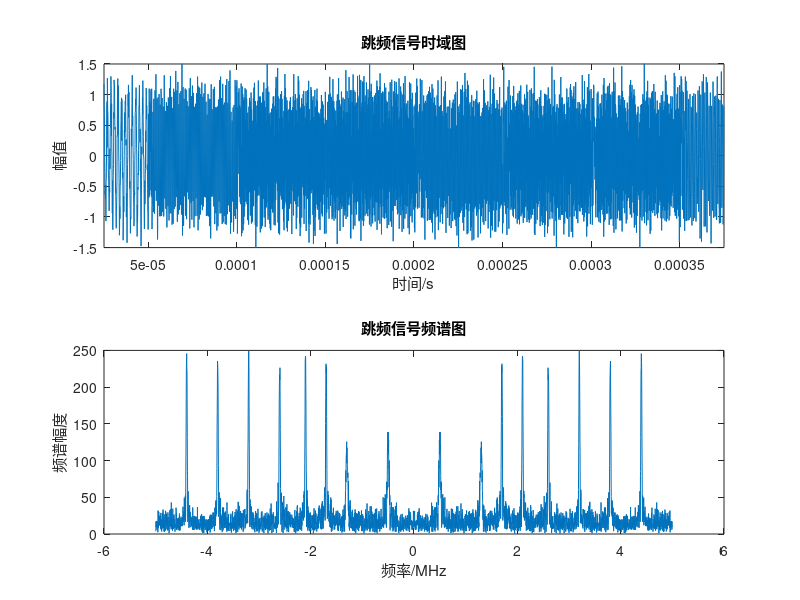

MATLAB code to generate this figure: (Note: this script raises an error after producing the figure.)
%跳频信号产生图示
%作为paper信号采用。主要采用该模块产生的信号图示
clear all;
clc;
 
fs=1e7;
ts=1/fs;
deltaf=4e4;
f=[0.5e6 1.7e6 3.2e6 4.4e6 2.1e6 3.8e6 2.6e6 1.3e6];
%  f=[3.04 3.12 3.20 3.08 3.24 3.28 3.16]*1e6;
% f=1e6*[45.0515 45.224 45.136 45.2548];
% fc=20e3;
fc=1e6;
fc1=1e6;
a=3e4;
Nh=8;        %跳数
th=50e-6;    %跳频周期
nsamp=th/ts; %跳频周期/采样周期=500
t=[ts:ts:Nh*nsamp*ts];
te=5e-6;
ns=te/ts; %50
NP=1;
p=0.6;
snr=10;
times=1;
sig=[];
%j=1  信号a持续ts*ns  j=2~10  信号c持续ts*ns,共9个   f(1)频率持续时间10*ts*ns=10*te = 0.5
%j=11 信号b持续ts*ns  j=12~20 信号c持续ts*ns,共9个   f(2)频率持续时间10*ts*ns=10*te = 0.5
%...
%j=71 信号b持续ts*ns  j=72~80 信号c持续ts*ns,共9个   f(8)频率持续时间10*ts*ns=10*te = 0.5
% 长度Nh*nsamp=8*500=80*ns=4000
for  j=1:80
    i=ceil(j/10);
    if j==1
       t=ts:ts:j*ns*ts;
       sig1=cos(2*pi*(f(i)+a*exp(-fc*t).*sin(2*pi*fc1*t)).*t);   %信号a
    elseif j==10*(i-1)+1
        t=(j*ns+1)*ts:ts:(j+1)*ns*ts;
        sig1=cos(2*pi*(f(i)+a*exp(-fc*(t-j*ns*ts)).*sin(2*pi*fc1*(t-j*ns*ts))).*t);%信号b
    else
        t=(j*ns+1)*ts:ts:(j+1)*ns*ts;
        sig1=cos(2*pi*f(i)*t);%信号c
    end
    sig=[sig sig1];
end
aaa = sig;
save cc.txt
%取出部分数据,并加10db噪声
sig=sig(251:3750);
sig=awgn(sig,snr,'measured');
figure(1);
subplot(211);
t=251*ts:ts:(Nh*nsamp-250)*ts;   %251-3500
plot(t,sig);
axis([251*ts,(Nh*nsamp-250)*ts -1.5,1.5]);  
 xlabel('时间/s');
 ylabel('幅值');
 title('跳频信号时域图');
 subplot(212);
 len=length(sig);
 F=[-fs/2:fs/len:fs/2-fs/len]/1e6;  %-fs/2:fs/2
 plot(F,abs(fftshift(fft(sig))));
 title('跳频信号频谱图');
 xlabel('频率/MHz');
 ylabel('频谱幅度');
 
 
 
 
 % % %%%%%%%%%%%短时傅里叶变化%%%%%%%%%%%%
sig=sig';
t=1:length(sig);
N=512;
%设置窗函数1
h1=window('hamming',255);
% h1=ones(501,1);
% h1=gausswin(511);
% 计算短时傅立叶变换
% sig=hilbert(sig);
[S,T,F]=tfrsp(sig,t,N,h1);
figure(2);
contour(T,abs(F(1:N/2)),abs(S(1:N/2,:)));
% title('谱图法');
axis([1,3500 0,0.5]);
xlabel('时域采样点');
ylabel('归一化频率 F');


figure(3);
mesh(T,abs(F),2*abs(S));
axis([1,3500 0,0.5 0,120]);
title('谱图法');
xlabel('时域采样点');
ylabel('归一化频率 F');
zlabel('幅值');

[S(T),F(T)]=max(S);
S(T)=abs(S(T));
F(T)=abs(F(T));
figure(4);
plot(T*ts*1e6,S(T));
title('跳频信号峰值包络y(n)');
xlabel('时间/us');
ylabel('峰值幅值');
 
figure(5);
F1=T*fs/length(T);
S(T)=mean(S(T))-S(T);
plot(F1,abs(fft(S(T))));
axis([0,2e5,0,2.5e4]);
title('y(n)的FFT谱');
xlabel('频率/Hz');
ylabel('FFT幅度');
F=F(T)/N*fs/1e6-fs/N*1e-6;
figure(6);
plot(T*ts*1e6,abs(F));
title('时频脊线');
xlabel('时间/us');
ylabel('频率/MHz');
T_hop=diff(F(T));
 
figure(7);
T1=1:length(T_hop);
plot(T1*ts*1e6,T_hop);
title('跳频时刻');
xlabel('时间/us');
ylabel('幅值');
